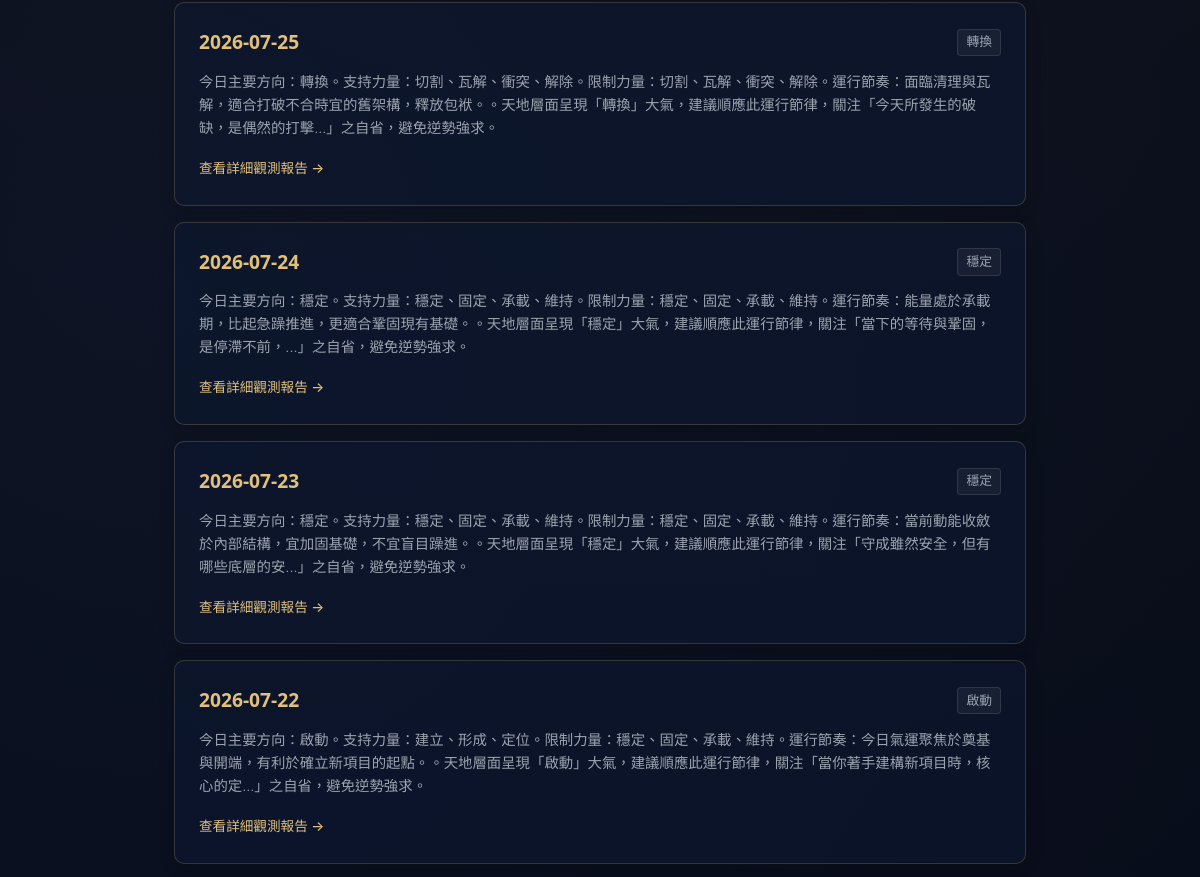
Page /archive (middle part) on the earlier database version.
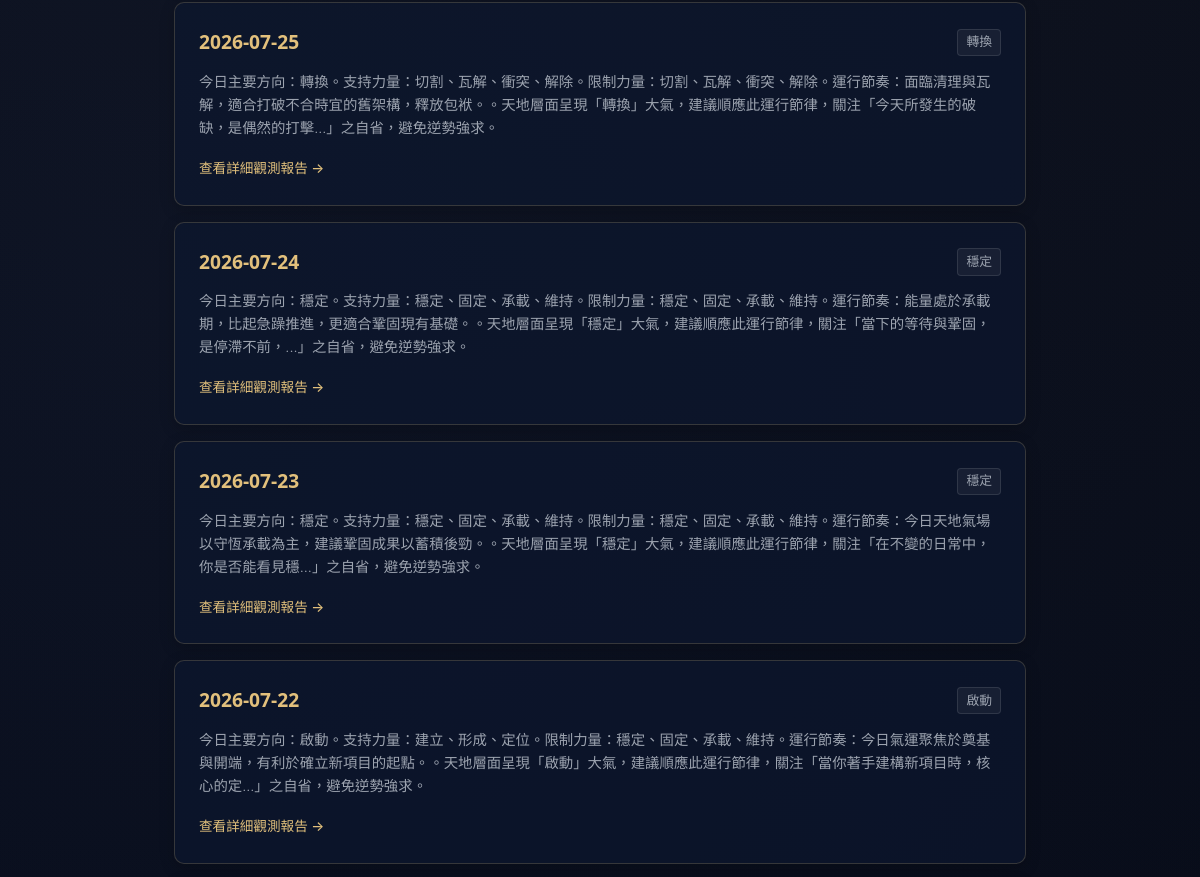
Same page on the later database version.
### tables this page shows
CREATE TABLE daily_states (
            id INTEGER PRIMARY KEY AUTOINCREMENT,
            date TEXT NOT NULL,
            timezone TEXT NOT NULL,
            city TEXT NOT NULL,
            raw_timing_data TEXT NOT NULL,
            semantic_vectors TEXT NOT NULL,
            primary_force TEXT NOT NULL,
            secondary_force TEXT NOT NULL,
            constraint_force TEXT NOT NULL,
            daily_rhythm TEXT NOT NULL,
            daily_summary TEXT NOT NULL,
            reflection_question TEXT NOT NULL,
            created_at TEXT NOT NULL,
            UNIQUE(date, timezone, city)
        );

### app.py (the view)
@app.get("/archive", response_class=HTMLResponse)
def read_archive(request: Request):
    states = get_all_daily_states()
    return templates.TemplateResponse(request=request, name="archive.html", context={"request": request, "states": states})

### templates/archive.html (shortened to what this page needs)
<!DOCTYPE html>
<html lang="zh-TW">
<head>
    <link rel="stylesheet" href="/static/style.css">
</head>
<body>
    <main class="container">
        <section class="archive-list-container">
            {% if states %}
                {% for st in states %}
                <div class="archive-item-card">
                    <div class="archive-date-row">
                        <span class="archive-date gold-text">{{ st.date }}</span>
                        <span class="archive-rhythm-badge">{{ st.daily_rhythm }}</span>
                    </div>
                    <p class="archive-summary">{{ st.daily_summary }}</p>
                    <a href="/date/{{ st.date }}" class="btn-text-gold">查看詳細觀測報告 →</a>
                </div>
                {% endfor %}
            {% else %}
                <div class="card empty-card">
                    <p>目前尚無歷史檔案記錄。請先在前台查詢或自動生成特定日期天時。</p>
                </div>
            {% endif %}
        </section>
    </main>
</body>
</html>

Differences in the rows shown:
removed daily_states: date "2026-07-23", daily_rhythm "穩定", daily_summary "今日主要方向：穩定。支持力量：穩定、固定、承載、維持。限制力量：穩定、固定、承載、維持。運行節奏：當前動能收斂於內部結構，宜加固基礎，不宜盲目躁進。。天地層面呈現「穩定」大氣，建議順應此運行節律，關注「守成雖然安全，但有哪些底層的安...」之自省，避免逆勢強求。"
added daily_states: date "2026-07-23", daily_rhythm "穩定", daily_summary "今日主要方向：穩定。支持力量：穩定、固定、承載、維持。限制力量：穩定、固定、承載、維持。運行節奏：今日天地氣場以守恆承載為主，建議鞏固成果以蓄積後勁。。天地層面呈現「穩定」大氣，建議順應此運行節律，關注「在不變的日常中，你是否能看見穩...」之自省，避免逆勢強求。"
